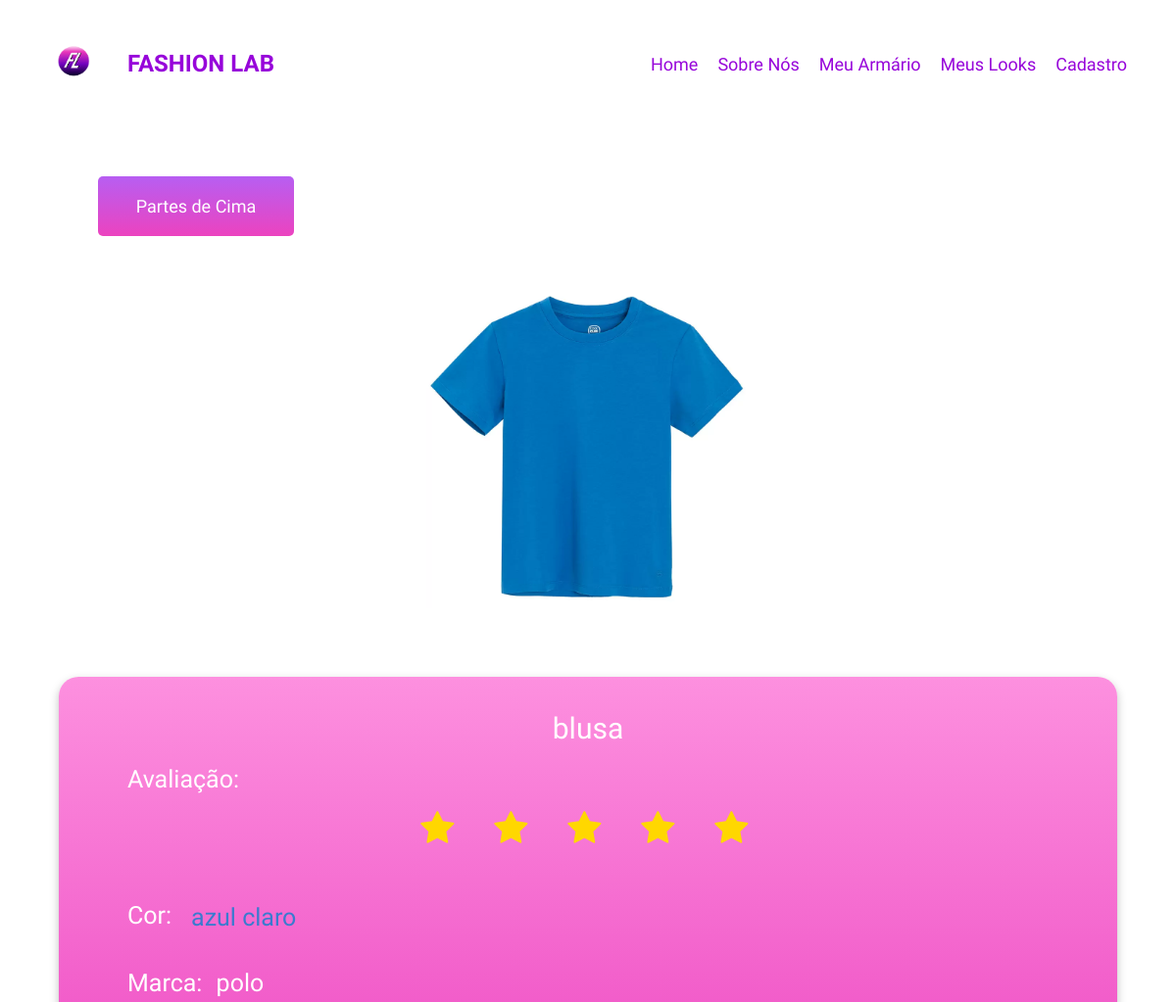
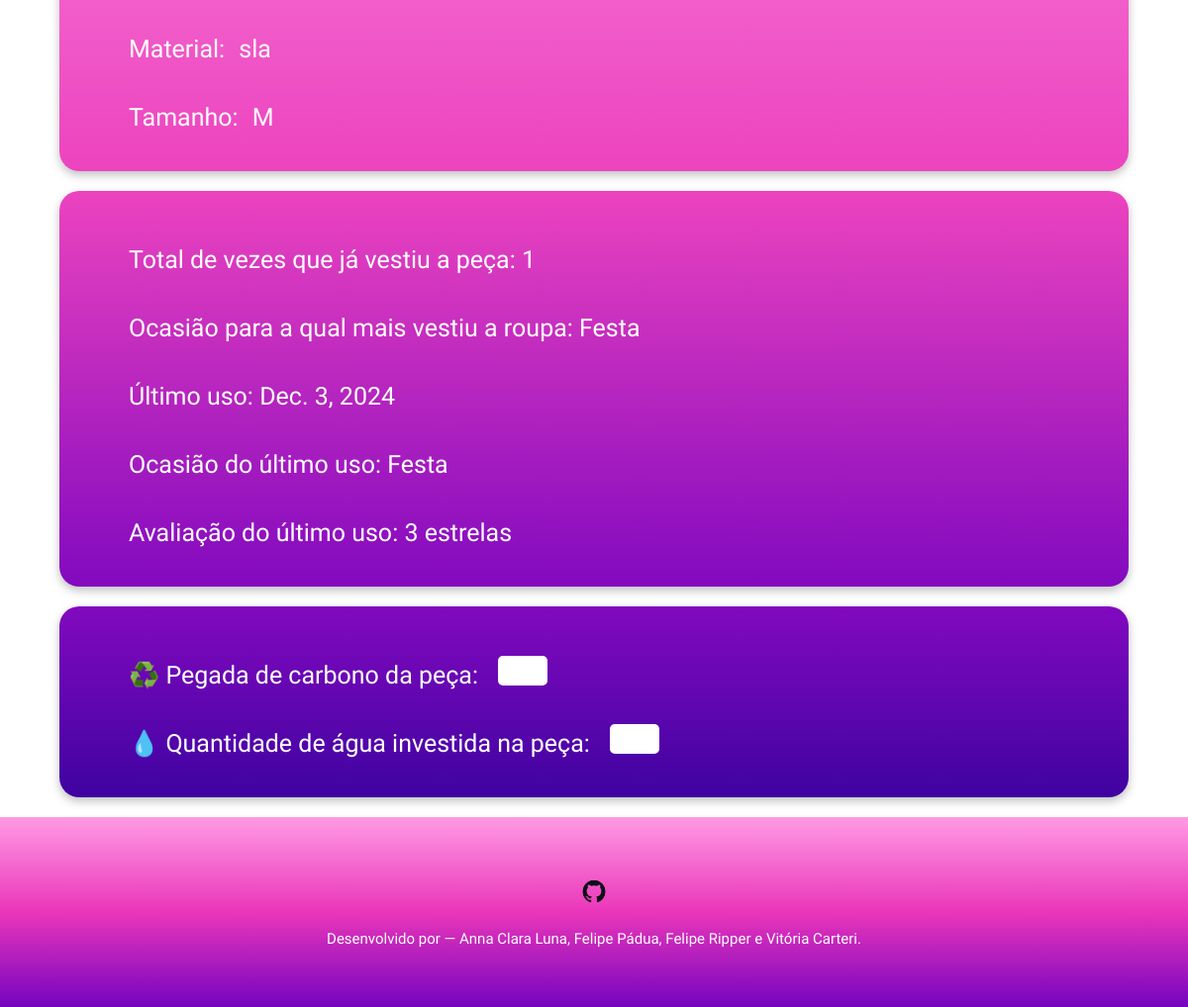
/parte_de_cima/6/, run on the app's committed database (2 pictures, top to bottom).
### fashion_lab/models.py (models this page shows, shortened)
class Partes_de_Cima(models.Model):
  usuario = models.ForeignKey(User, on_delete=models.CASCADE)
  imagem = models.ImageField(upload_to='imagens/partes_de_cima/')
  descricao = models.TextField(max_length=100)
  cor_texto = models.CharField(max_length=20)
  cor_visual = models.CharField(max_length=7, default='#000000')
  marca = models.CharField(max_length=100)
  material = models.CharField(max_length=100)
  tamanho = models.CharField(
    max_length=10,
    choices=[
      ('PP', 'PP'),
        ('P', 'P'),
        ('M', 'M'),
        ('G', 'G'),
        ('GG', 'GG'),
        ('XGG', 'XGG'),
    ],
  )
  usos = GenericRelation('UsoRoupa')
  def ocasiao_mais_frequente(self):
    usos = UsoRoupa.objects.filter(
      roupa_content_type=ContentType.objects.get_for_model(Partes_de_Cima),
      roupa_object_id=self.id
        )
    ocasiões = [uso.ocasiao for uso in usos]
    if ocasiões:
        return max(set(ocasiões), key=ocasiões.count)
    return None
  def media_avaliacoes(self):
    avaliacoes = [uso.avaliacao for uso in self.usos.all()]
    if avaliacoes:
        media = sum(avaliacoes) / len(avaliacoes)
        return round(media)
    return 0
  class Meta:
        verbose_name = "Parte de Cima"
        verbose_name_plural = "Partes de Cima"

class UsoRoupa(models.Model):
    roupa_content_type = models.ForeignKey(ContentType, on_delete=models.CASCADE, related_name="usos")
    roupa_object_id = models.PositiveIntegerField()
    roupa = GenericForeignKey('roupa_content_type', 'roupa_object_id')
    data_uso = models.DateField()
    avaliacao = models.IntegerField(choices=[(i, f"{i} estrelas") for i in range(6)])
    ocasiao = models.CharField(max_length=100, choices=[
        ('Trabalho', 'Trabalho'),
        ('Lazer', 'Lazer'),
        ('Festa', 'Festa'),
        ('Casual', 'Casual'),
        ('Formal', 'Formal'),
        ('Outro', 'Outro'),
    ])

### fashion_lab/views.py (the view)
# urls.py: path('parte_de_cima/<int:id>/', views.parte_de_cima, name='parte_de_cima'),
def parte_de_cima(request, id):
    parte_de_cima = Partes_de_Cima.objects.get(id=id)
    parte_de_cima_usos = UsoRoupa.objects.filter(
        roupa_content_type=ContentType.objects.get_for_model(Partes_de_Cima),
        roupa_object_id=parte_de_cima.id
    ).order_by('-data_uso')
    ocasião_mais_frequente = parte_de_cima.ocasiao_mais_frequente()
    estrelas = range(1, 6)
    cor_visual = parte_de_cima.cor_visual
    return render(request, 'parte_de_cima.html', {
        'parte_de_cima': parte_de_cima,
        'cor_visual': cor_visual,
        'estrelas': estrelas,
        'parte_de_cima_usos': parte_de_cima_usos,
        'ocasião_mais_frequente': ocasião_mais_frequente,
    })

### fashion_lab/templates/parte_de_cima.html (shortened to what this page needs)
<!DOCTYPE html>
<html lang="pt-br">
<head>
    {% load static %}
    <link href="{% static 'CSS/header_e_footer.css' %}" rel="stylesheet">
    <link href="{% static 'CSS/partes.css' %}" rel="stylesheet">
    <link rel="stylesheet" href="https://cdnjs.cloudflare.com/ajax/libs/font-awesome/4.7.0/css/font-awesome.min.css">
</head>
<body>
    <header>
        <div class="logo-container">
            <img src="{% static 'IMG/logo.png' %}" class="logo">
            <h1 class="titulo_header">FASHION LAB</h1>
        </div>
        <nav class="nav-links">
            <a href="{% url 'home' %}">Home</a>
            <a href="{% url 'home' %}">Sobre Nós</a>
            <a href="{% url 'armario' %}">Meu Armário</a>
            <a href="{% url 'looks' %}">Meus Looks</a>
            <a href="{% url 'pergunta' %}">Cadastro</a>
        </nav>
    </header>
    <main>
        <section>
            <div class="quadrado img_button">
                <a href="{% url 'armario' %}">Partes de Cima</a>
            </div>
            <div class="img_produto">
                <img src="{{ parte_de_cima.imagem.url }}" class="img_peca">
            </div>
            <div class="quadrado_detalhes cor_1">
                <h1 class="titulo">{{ parte_de_cima.descricao }}</h1>
                <p><label>Avaliação: </label> </p>
                <div class="rate">
                    {% for i in estrelas %}
                        {% if not i > parte_de_cima.media_avaliacoes %}
                            <span class="fa fa-star checked"></span>
                        {% else %}
                            <span class="fa fa-star empty"></span>
                        {% endif %}
                    {% endfor %}
                </div>
                    <p style="margin-left: 10px; font-size: 16px;">{{ media_avaliacoes }}</p>
                <div class="item">
                    <p><label style="margin-right: 0;"">Cor: </label> <div style="font-family: 'Tilt Warp'; font-size: 25px;
                    margin-top: 14px; color: {{ cor_visual }}";>{{ parte_de_cima.cor_texto }}</div></p>
                </div>
                <div class="item">
                    <p><label>Marca: </label> {{ parte_de_cima.marca }}</p>
                </div>
                <div class="item">
                    <p><label>Material: </label> {{ parte_de_cima.material }}</p>
                </div>
                <div class="item">
                    <p><label>Tamanho: </label> {{ parte_de_cima.tamanho }}</p>
                </div>
            </div>
            <div class="quadrado_detalhes cor_2">
                {% if parte_de_cima_usos %}
                {% with ultimo_uso=parte_de_cima_usos|first %}
                    <div class="item">
                        <p>Total de vezes que já vestiu a peça: {{ parte_de_cima_usos.count }}</p>
                    </div>
                    <div class="item">
                        <p>Ocasião para a qual mais vestiu a roupa: {{ ocasião_mais_frequente }}</p>
                    </div>
                    <div class="item">
                        <p>Último uso: {{ ultimo_uso.data_uso }}</p>
                    </div>
                    <div class="item">
                        <p>Ocasião do último uso: {{ ultimo_uso.ocasiao }}</p>
                    </div>
                    <div class="item">
                        {% if ultimo_uso.avaliacao == 1 %}
                            <p>Avaliação do último uso: {{ ultimo_uso.avaliacao }} estrela</p>
                        {% else %}
                            <p>Avaliação do último uso: {{ ultimo_uso.avaliacao }} estrelas</p>
                        {% endif %}
                    </div>
                {% endwith %}
                {% else %}
                <div class="item">
                    <p>Você ainda não cadastrou nenhum uso para essa peça!</p>
                </div>
                {% endif %}
            </div>
            <div class="quadrado_detalhes cor_3">
                <div class="item">
                    <p>♻️  Pegada de carbono da peça:</p>
                    <input type="number" id="pegada">
                </div>
                <div class="item">
                    <p>💧  Quantidade de água investida na peça: </p>
                    <input type="number" id="agua">
                </div>
            </div>
        </section>
    </main>
    <footer id="cor_footer">
        <div>
          <a class="rodape__link" href="https://github.com/vivicarteri/FashionLab">
              <img class="rodape_link_imagem" src="{% static 'IMG/git_icone.png' %}">
          </a>
          <p class="p_footer">
              Desenvolvido por — Anna Clara Luna, Felipe Pádua, Felipe Ripper e Vitória Carteri.
          </p>
        </div>
      </footer>
</body>
</html>

### fashion_lab/static/CSS/header_e_footer.css (style rules this page uses)
body { width: 100%; display: flex; flex-direction: column; min-height: 100vh; }
header { width: 100%; background-color: white; display: flex; justify-content: space-between; align-items: center; padding: 40px 50px; margin: 0; }
.logo-container { display: flex; align-items: center; gap: 30px; }
.logo { height: 50px }
.titulo_header { color: #9705DA; font-size: 24px; font-family: 'Emblema One'; }
.nav-links { display: flex; gap: 20px; }
.nav-links a { text-decoration: none; color: #9705DA; font-size: 18px; font-family: 'Tilt Warp'; }
footer { width: 100%; bottom: 0; font-family: 'Tilt Warp'; font-size: 15px; padding: 50px; text-align: center; color: white; margin: 0; }
.rodape_link_imagem { width: 30px; height: 30px; }
.rodape__link { display: inline-block; margin: 10px; transition: transform 0.3s ease; }
* { margin-left:0; max-width: 100%; box-sizing: border-box; }

### fashion_lab/static/CSS/partes.css (style rules this page uses)
* { padding: 0; margin: 0; text-decoration: none; list-style-type: none; list-style: none; color: inherit; outline: none; resize: none; box-sizing: border-box; }
body { background: white; }
.quadrado { font-size: 18px; font-family: 'Tilt Warp'; color: white; display: flex; justify-content: center; align-items: center; text-align: center; background: linear-gradient(to bottom, #B75EF2, #EC43BF); width: 200px; height: auto; border-radius: 5px; margin-left: 100px; margin-top: 50px; padding: 20px; }
.img_button { cursor: pointer; transition: transform 0.3s ease; }
.img_produto { display: flex; justify-content: center; padding: 50px; }
.img_peca { align-items: center; width: 30%; height: auto; }
.quadrado_detalhes { display: flex; flex-direction: column; width: 90%; margin: 20px auto; border-radius: 20px; padding: 20px; padding-top: 35px; box-shadow: 0px 4px 10px rgba(0, 0, 0, 0.25); }
.cor_1 { background: linear-gradient(#FD90DF, #EC43BF); }
.cor_2 { background: linear-gradient(#EC43BF, #8209BF); }
.cor_3 { background: linear-gradient(#8209BF, #3F03A1); }
.titulo { font-family: 'Tilt Warp'; font-size: 30px; color: white; text-align: center; font-weight: normal; }
label { font-size: 25px; color: white; margin-right: 8px; }
.rate { display: flex; justify-content: center; align-items: center; height: 50px; margin-left: 130px; }
.fa-star { transform: scale(2.3); width: 75px; }
.checked { color: #FFD700; }
.item { display: flex; align-items: center; gap: 10px; padding-bottom: 10px; }
p { font-family: 'Tilt Warp'; font-size: 25px; margin-left: 40px; margin-top: 10px; color: white; text-align: left; padding: 10px; }
input { width: 50px; height: 30px; border: none; padding: 1px; padding-left: 2px; padding-right: 2px; border-radius: 5px; }
input[type="number"] { font-family: 'Tilt Warp'; font-size: 18px; text-align: center; color: #9705DA; }
.p_footer { width: 100%; bottom: 0; font-family: 'Tilt Warp'; font-size: 15px; text-align: center; color: white; margin: 0; }
#cor_footer { background: linear-gradient(to bottom, #FF9AE3, #EA36BA, #7504C0); }

### data on the page
Partes_de_Cima: imagem (picture), descricao "blusa", cor_texto "azul claro", marca "polo", material "sla", tamanho "M"
UsoRoupa: ocasiao "Festa", data_uso "Dec. 3, 2024", avaliacao "3"

### other printed values
{{ parte_de_cima_usos.count }} "1"
